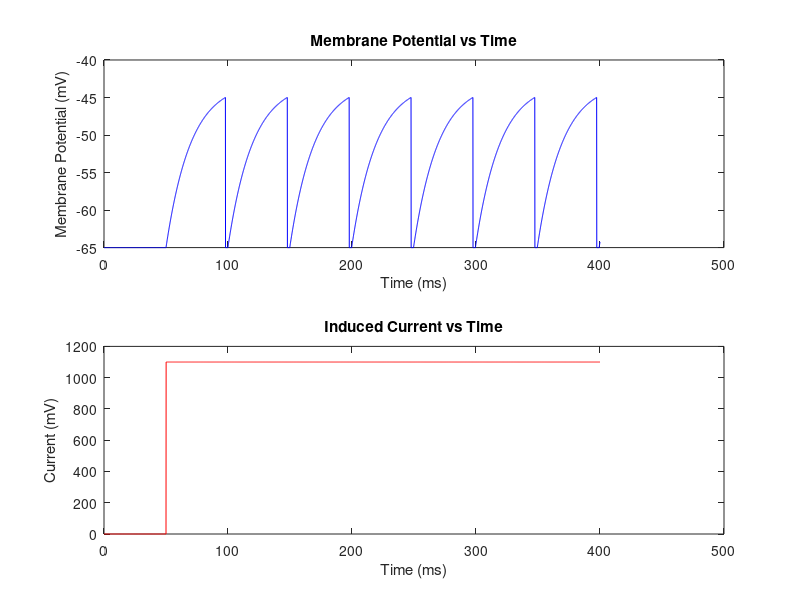

Source code (MATLAB):
%model parameters

C = 1*(10^3); %pF
GL = 50; %nS
VL = -65; %mV
I0 = 1.1*(10^3); %pA

Vspk = -45; %mV

tmax = 400; %ms
dt = 0.1; %ms timestep
numsteps = tmax/dt;
Tarp = 2; %ms

t = zeros(numsteps,1); %time array
V = zeros(numsteps,1); %membrane potential
Iec = zeros(numsteps,1); %induced current

%initial conditions

V(1) = VL;
refrac = 0; %refractory period on/off

%simulation

tic

for i = 1:numsteps
    
    if t(i) < 50
        Ie=0;
    else
        Ie=I0;
    end
    
    if V(i)>=Vspk
        refrac = Tarp/dt;
        
    end
    
    if refrac > 0
        
        V(i+1)=-65;
        t(i+1)=t(i)+dt;
        refrac = refrac - 1;
        
    else

        dv_dt = ((-1*GL*(V(i)-VL)) + Ie)/C;
        

        V(i+1) = V(i) + dv_dt*dt; %update V


        t(i+1)=t(i)+dt; % time forward
    
    end
    
    Iec(i+1)=Ie;
    
end

toc

subplot(2,1,1); %potential vs time
plot(t,V,'b-'); 
xlabel('Time (ms)');
ylabel('Membrane Potential (mV)');
title('Membrane Potential vs Time');


subplot(2,1,2); %current vs time
plot(t,Iec,'r-'); 
xlabel('Time (ms)');
ylabel('Current (mV)');
title('Induced Current vs Time');















